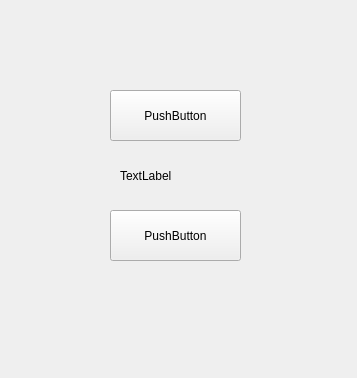
<?xml version="1.0" encoding="UTF-8"?>
<ui version="4.0">
 <class>MainWindow</class>
 <widget class="QMainWindow" name="MainWindow">
  <property name="geometry">
   <rect>
    <x>0</x>
    <y>0</y>
    <width>357</width>
    <height>378</height>
   </rect>
  </property>
  <property name="windowTitle">
   <string>MainWindow</string>
  </property>
  <widget class="QWidget" name="centralwidget">
   <widget class="QPushButton" name="pushButton">
    <property name="geometry">
     <rect>
      <x>110</x>
      <y>90</y>
      <width>131</width>
      <height>51</height>
     </rect>
    </property>
    <property name="text">
     <string>PushButton</string>
    </property>
   </widget>
   <widget class="QPushButton" name="pushButton_2">
    <property name="geometry">
     <rect>
      <x>110</x>
      <y>210</y>
      <width>131</width>
      <height>51</height>
     </rect>
    </property>
    <property name="text">
     <string>PushButton</string>
    </property>
   </widget>
   <widget class="QLabel" name="label">
    <property name="geometry">
     <rect>
      <x>120</x>
      <y>160</y>
      <width>211</width>
      <height>31</height>
     </rect>
    </property>
    <property name="text">
     <string>TextLabel</string>
    </property>
    <property name="wordWrap">
     <bool>true</bool>
    </property>
   </widget>
  </widget>
 </widget>
 <resources/>
 <connections/>
</ui>
